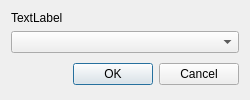
<?xml version="1.0" encoding="UTF-8"?>
<ui version="4.0">
 <class>fcombobox_dialog</class>
 <widget class="QDialog" name="fcombobox_dialog">
  <property name="geometry">
   <rect>
    <x>0</x>
    <y>0</y>
    <width>250</width>
    <height>100</height>
   </rect>
  </property>
  <property name="sizePolicy">
   <sizepolicy hsizetype="MinimumExpanding" vsizetype="MinimumExpanding">
    <horstretch>0</horstretch>
    <verstretch>0</verstretch>
   </sizepolicy>
  </property>
  <property name="minimumSize">
   <size>
    <width>250</width>
    <height>100</height>
   </size>
  </property>
  <property name="windowTitle">
   <string>Dialog</string>
  </property>
  <layout class="QGridLayout" name="gridLayout">
   <item row="0" column="0">
    <widget class="QLabel" name="l_combobox_caption">
     <property name="text">
      <string>TextLabel</string>
     </property>
    </widget>
   </item>
   <item row="1" column="0">
    <widget class="QComboBox" name="cb_choice"/>
   </item>
   <item row="2" column="0">
    <widget class="QDialogButtonBox" name="buttonBox">
     <property name="sizePolicy">
      <sizepolicy hsizetype="MinimumExpanding" vsizetype="MinimumExpanding">
       <horstretch>0</horstretch>
       <verstretch>0</verstretch>
      </sizepolicy>
     </property>
     <property name="minimumSize">
      <size>
       <width>0</width>
       <height>0</height>
      </size>
     </property>
     <property name="orientation">
      <enum>Qt::Horizontal</enum>
     </property>
     <property name="standardButtons">
      <set>QDialogButtonBox::Cancel|QDialogButtonBox::Ok</set>
     </property>
    </widget>
   </item>
  </layout>
 </widget>
 <resources/>
 <connections>
  <connection>
   <sender>buttonBox</sender>
   <signal>accepted()</signal>
   <receiver>fcombobox_dialog</receiver>
   <slot>accept()</slot>
   <hints>
    <hint type="sourcelabel">
     <x>248</x>
     <y>254</y>
    </hint>
    <hint type="destinationlabel">
     <x>157</x>
     <y>274</y>
    </hint>
   </hints>
  </connection>
  <connection>
   <sender>buttonBox</sender>
   <signal>rejected()</signal>
   <receiver>fcombobox_dialog</receiver>
   <slot>reject()</slot>
   <hints>
    <hint type="sourcelabel">
     <x>316</x>
     <y>260</y>
    </hint>
    <hint type="destinationlabel">
     <x>286</x>
     <y>274</y>
    </hint>
   </hints>
  </connection>
 </connections>
</ui>
